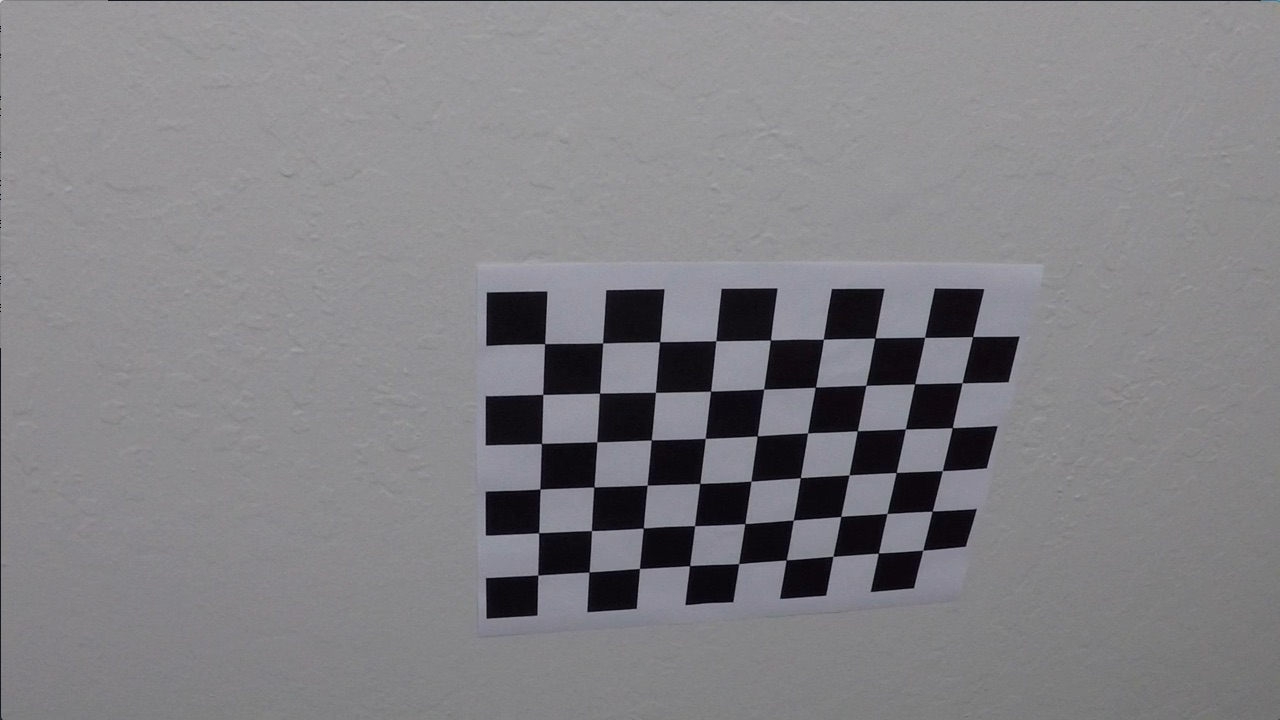
#> input picture camera_cal/calibration10.jpg, 1280 x 720 px; its folder holds only this picture in this run
$ jupyter execute --allow-errors detect_lanes.ipynb   (shell and % lines are left out)   (older library calls are emulated)
#> lines starting #> are read from the running program, lines starting #| are printed output that depends on the picture; after the words box and inside, x2 and y2 are one past the last pixel; in counts of white or black regions, pixels touching at a corner belong together
# Udacity Self-Driving Nanodegree
## Advanced Lane Lines

### Lane Detection Pipeline
1. Camera Calibration
2. Distortion Correction
3. Color Gradient Threshold
4. Perspective Transform

### Dependencies

[cell 1]
import glob
import os
import cv2
import pickle
import numpy as np
import matplotlib.pyplot as plt

### Camera Calibration

[cell 2]
objgrid = np.zeros((9*6, 3), np.float32)
objgrid[:,:2] = np.mgrid[0:9, 0:6].T.reshape(-1, 2)

objpts = [] # 3D points in real-world space
imgpts = [] # 2D points in image plane

images = glob.glob('camera_cal/calibration*.jpg')

grid, axes = plt.subplots(5, 4, figsize=(16, 11))
axes = axes.ravel()

for idx, filename in enumerate(images):
    img = cv2.imread(filename)
#> img is the input picture: shape (720, 1280, 3); mean B, G, R 133.1, 129.4, 130.2
    gray = cv2.cvtColor(img, cv2.COLOR_BGR2GRAY)
    ret, corners = cv2.findChessboardCorners(gray, (9, 6), None)
#> ret = True; corners = 54 rows, first 8: [545.3, 343.1], [602.7, 342.8], [660.1, 341.3], [715.8, 340.7], [770.6, 340], [823.5, 339.2], [874.3, 338.5], [925.1, 337.4]

    if ret == True:
        objpts.append(objgrid)
        imgpts.append(corners)

        detected = cv2.drawChessboardCorners(img, (9, 6), corners, ret)
        # a blank panel means that corners were unable to be detected
        axes[idx].imshow(detected)

### Undistortion

[cell 3]
test_img = cv2.imread('camera_cal/calibration1.jpg')

#> (the rest of this cell did not finish here and is left out)

### Image Thresholding

[cell 4]
def read_img(filename):
#> called with filename = 'test_images/test4.jpg'
    img = cv2.imread(filename)
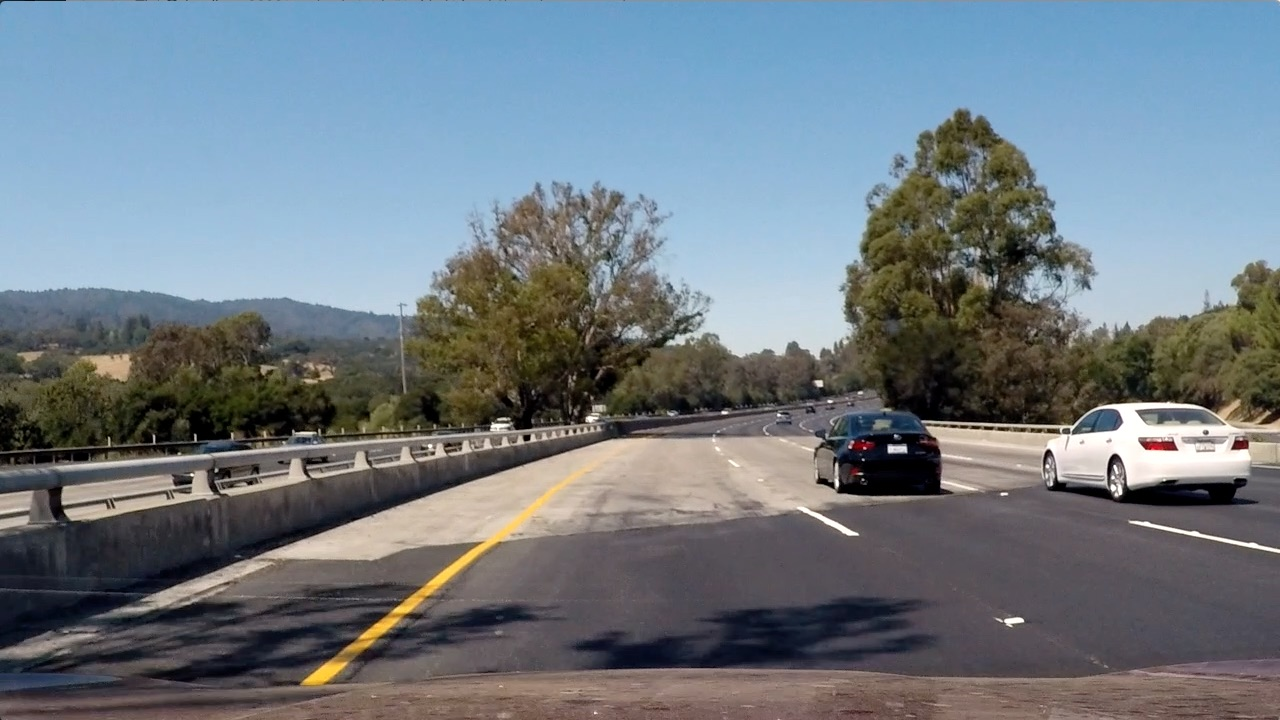
#> input picture test_images/test4.jpg, 1280 x 720 px
#> img is the input picture: shape (720, 1280, 3); mean B, G, R 130.9, 122.7, 112.2
    return cv2.cvtColor(img, cv2.COLOR_BGR2RGB)

def threshold_and_show(img, thresh_fn):
    grid, (axis1, axis2) = plt.subplots(1, 2, figsize=(15, 7))
    axis1.set_title('Original')
    axis1.imshow(img)
    axis2.set_title('Threshold Applied')
    binary = thresh_fn(img)
    axis2.imshow(binary, cmap='gray')

def hls_lthreshold(img, thresh=(240, 255)):
#> called with thresh = (240, 255)
    hls = cv2.cvtColor(img, cv2.COLOR_RGB2HLS)
#> hls: shape (720, 1280, 3); mean of channels 0, 1, 2 80.5, 121.4, 71.8
    l_channel = hls[:, :, 1]
    binary = np.zeros_like(l_channel)
    binary[(l_channel >= thresh[0]) & (l_channel <= thresh[1])] = 1
    return binary

threshold_and_show(read_img('test_images/test4.jpg'), hls_lthreshold)
#> in threshold_and_show, `binary = thresh_fn(img)`:
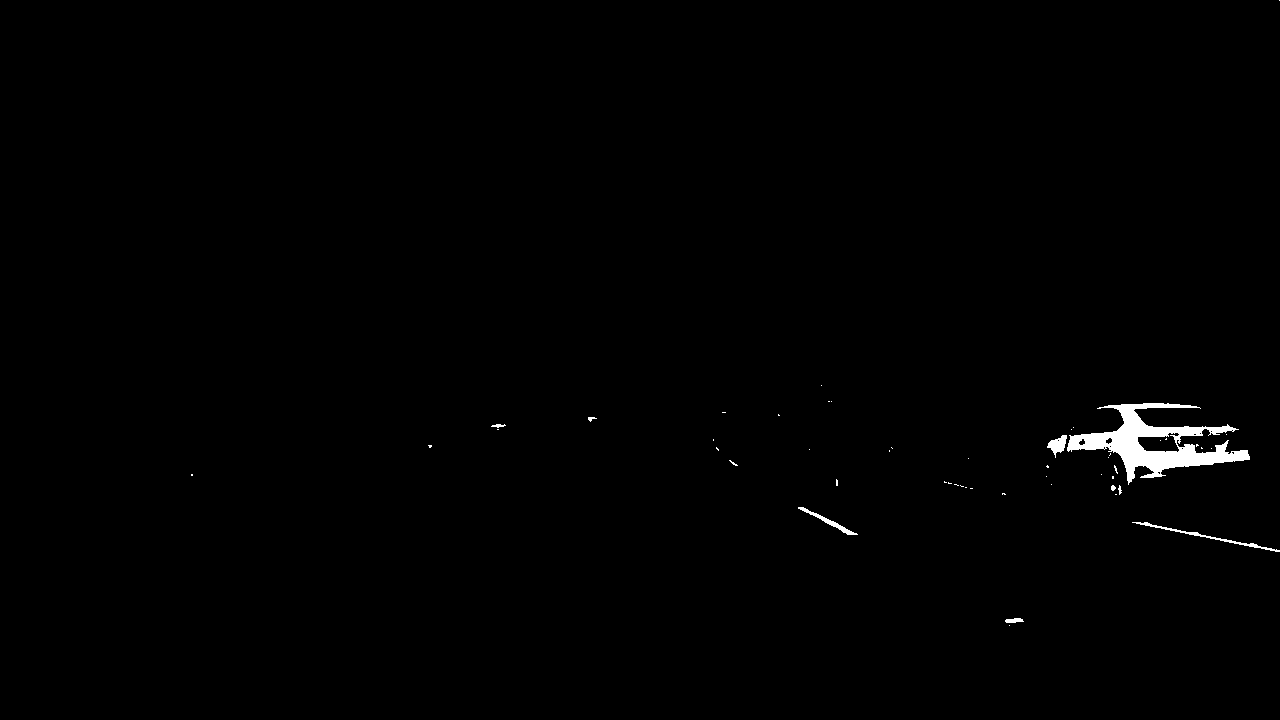
#> binary: shape (720, 1280); values 0 (black) and 1 (white), 0.68% white; 51 white regions (42 under 20 px), largest, box (x1, y1, x2, y2) and area: (1067, 403, 1250, 485) 5076, (1132, 522, 1280, 552) 367, (798, 507, 858, 535) 250

[cell 5]
def lab_bthreshold(img, thresh=(200, 255)):
#> called with thresh = (200, 255)
    lab = cv2.cvtColor(img, cv2.COLOR_RGB2Lab)
#> lab: shape (720, 1280, 3); mean of channels 0, 1, 2 127.9, 127.2, 123
    b_channel = lab[:, :, 2]
    normalized = b_channel * (255 / np.max(b_channel))
    binary = np.zeros_like(normalized)
    binary[((normalized >= thresh[0]) & (normalized <= thresh[1]))] = 1
    return binary

threshold_and_show(read_img('test_images/test4.jpg'), lab_bthreshold)
#> in threshold_and_show (call 2), `binary = thresh_fn(img)`: binary: shape (720, 1280) float64; values 0 (black) and 1 (white), 0.4% white; 2 white regions, box (x1, y1, x2, y2) and area: (303, 473, 580, 687) 3629, (1150, 445, 1165, 449) 43

[cell 6]
def hsv_vthreshold(img, thresh=(220, 255)):
#> called with thresh = (220, 255)
    hsv = cv2.cvtColor(img, cv2.COLOR_RGB2HSV)
#> hsv: shape (720, 1280, 3); mean H, S, V 80.5, 71.4, 140.7
    v_channel = hsv[:, :, 2]
    binary = np.zeros_like(v_channel)
    binary[((v_channel >= thresh[0]) & (v_channel <= thresh[1]))] = 1
    return binary

threshold_and_show(read_img('test_images/test4.jpg'), hsv_vthreshold)
#> in threshold_and_show (call 3), `binary = thresh_fn(img)`: binary: shape (720, 1280); values 0 (black) and 1 (white), 8.7% white; 451 white regions (401 under 20 px), largest, box (x1, y1, x2, y2) and area: (0, 200, 471, 315) 36901, (664, 203, 863, 352) 21779, (939, 402, 1280, 485) 8411

[cell 7]
def luv_lthreshold(img, thresh=(230, 255)):
#> called with thresh = (230, 255)
    luv = cv2.cvtColor(img, cv2.COLOR_RGB2Luv)
#> luv: shape (720, 1280, 3); mean of channels 0, 1, 2 127.4, 93, 127.9
    l_channel = luv[:, :, 0]
    binary = np.zeros_like(l_channel)
    binary[((l_channel >= thresh[0]) & (l_channel <= thresh[1]))] = 1
    return binary

threshold_and_show(read_img('test_images/test4.jpg'), luv_lthreshold)
#> in threshold_and_show (call 4), `binary = thresh_fn(img)`: binary: shape (720, 1280); values 0 (black) and 1 (white), 0.84% white; 78 white regions (67 under 20 px), largest, box (x1, y1, x2, y2) and area: (1046, 402, 1250, 485) 6447, (1131, 521, 1280, 552) 413, (797, 507, 858, 535) 273

[cell 8]
def region_mask(channel):
    height, width = channel.shape[0], channel.shape[1]
    mask_top = int(height * 0.6)
    left,right = int(0.44 * width), int(0.54 * width)
    vertices = np.array([[(0, height), (left, mask_top), (right, mask_top), (width, height)]])

    mask = np.zeros_like(channel).astype(np.uint8)
    cv2.fillPoly(mask, vertices, 1)
    masked_image = cv2.bitwise_and(channel, mask)
    return masked_image

def gradient_threshold(img, thresh=(30, 100)):
#> called with thresh = (30, 100)
    img = cv2.cvtColor(img, cv2.COLOR_RGB2HLS)
    s_channel = np.float64(img[:, :, 2])
    sobelx = cv2.Sobel(s_channel, cv2.CV_64F, 1, 0, ksize=3)
    abs_sobelx = np.absolute(sobelx)
    scaled_sobel = np.uint(255 * abs_sobelx / np.max(abs_sobelx))
    binary = np.zeros_like(scaled_sobel)
    binary[(scaled_sobel >= thresh[0]) & (scaled_sobel <= thresh[1])] = 1
    return region_mask(binary.astype(np.uint8))
#> in region_mask, `cv2.fillPoly(mask, vertices, 1)`: mask: shape (720, 1280); values 0 (black) and 1 (white), 22% white; 1 white region, box (x1, y1, x2, y2) and area: (1, 432, 1279, 720) 202895
#> in region_mask, `masked_image = cv2.bitwise_and(channel, mask)`: channel: shape (720, 1280); values 0 (black) and 1 (white), 3.7% white in thin lines or dots

threshold_and_show(read_img('test_images/test4.jpg'), gradient_threshold)
#> in threshold_and_show (call 5), `binary = thresh_fn(img)`: binary: shape (720, 1280); values 0 (black) and 1 (white), 0.3% white in thin lines or dots, all inside (x1, y1, x2, y2) = (160, 432, 1025, 715)

[cell 9]
def apply_threshold(img):
    l_binary = hls_lthreshold(img)
    b_binary = lab_bthreshold(img)
    luv_binary = luv_lthreshold(img)
    combined = np.zeros_like(l_binary)
    combined[(l_binary == 1) | (b_binary == 1) | (luv_binary == 1)] = 1
    return combined

threshold_and_show(read_img('test_images/test4.jpg'), apply_threshold)
#> in threshold_and_show (call 6), `binary = thresh_fn(img)`: binary: shape (720, 1280); values 0 (black) and 1 (white), 1.2% white; 80 white regions (67 under 20 px), largest, box (x1, y1, x2, y2) and area: (1046, 402, 1250, 485) 6447, (303, 473, 580, 687) 3629, (1131, 521, 1280, 552) 413
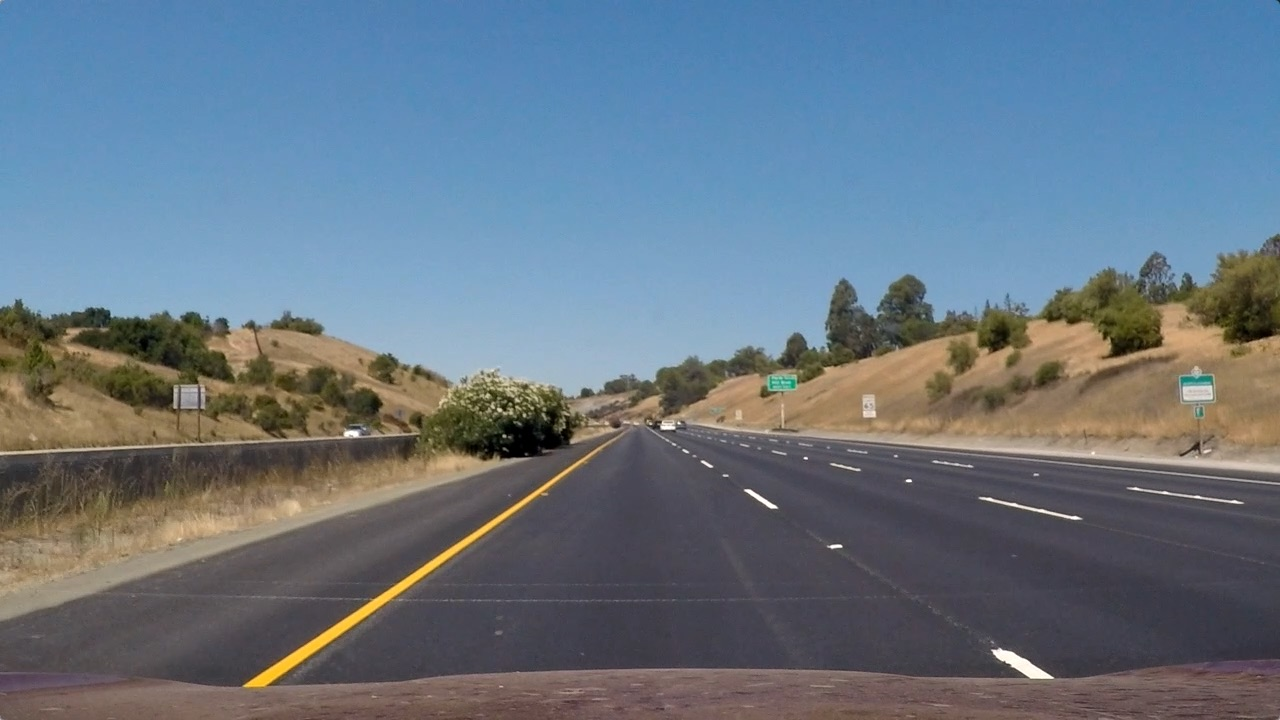
#> input picture test_images/straight_lines1.jpg, 1280 x 720 px
#> in read_img, img is the input picture: shape (720, 1280, 3); mean B, G, R 131.2, 117.7, 103.2

### Perspective Transform

[cell 10]
src = [(575, 464), (707, 464), (258, 682), (1049, 682)]
def top_perspective(img):
    height, width = img.shape[0], img.shape[1]
#> height = 720; width = 1280
    dst = [(450, 0), (width - 450, 0), (450, height), (width - 450, height)]

    M = cv2.getPerspectiveTransform(np.float32(src), np.float32(dst))
    Minv = cv2.getPerspectiveTransform(np.float32(dst), np.float32(src))

    warped = cv2.warpPerspective(img, M, (width, height))
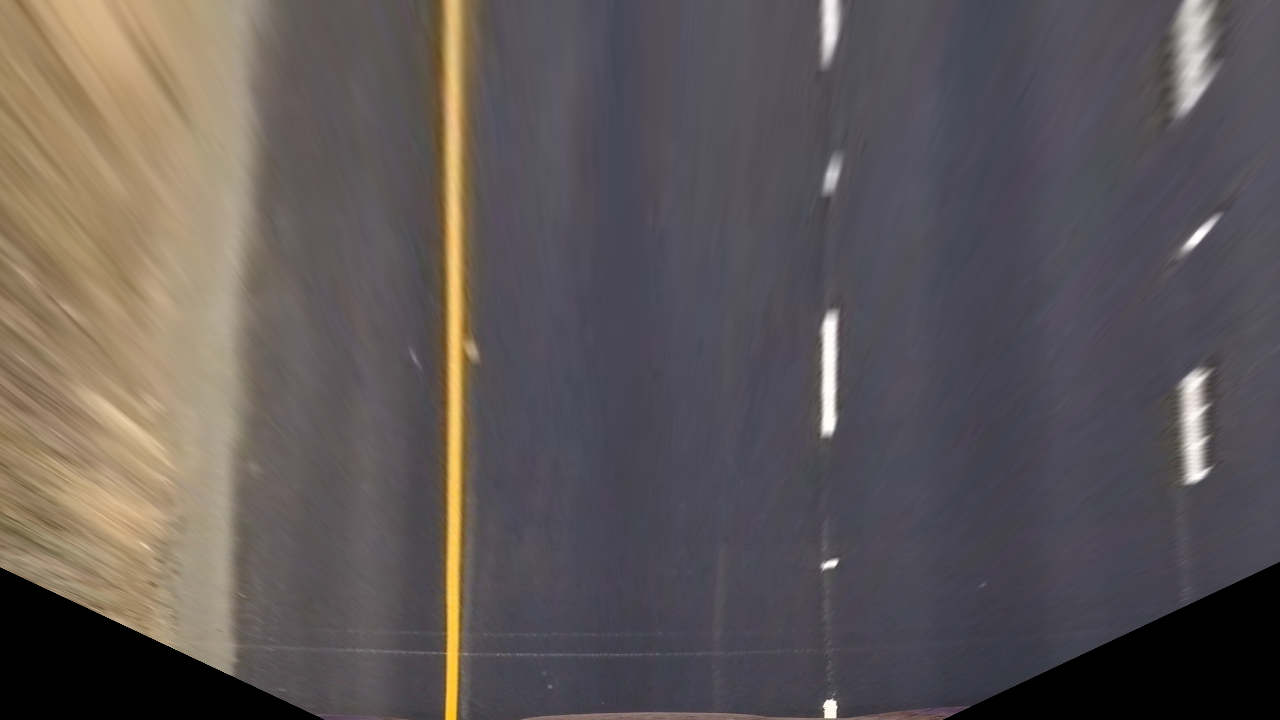
#> warped: shape (720, 1280, 3); mean R, G, B 94.2, 87.4, 86.9
    return warped, Minv

test_img = read_img('test_images/straight_lines1.jpg')
transformed, Minv = top_perspective(test_img)
#> Minv = [[0.347, -0.739, 418.7], [0, -0.486, 464], [0, -0.00116, 1]]

grid, (axis1, axis2) = plt.subplots(1, 2, figsize=(15, 7))

x = [src[0][0], src[2][0], src[3][0], src[1][0], src[0][0]]
#> x = [575, 258, 1049, 707, 575]
y = [src[0][1], src[2][1], src[3][1], src[1][1], src[0][1]]
#> y = [464, 682, 682, 464, 464]

axis1.plot(x, y, color='#ff0000')
axis1.set_title('Original')
axis1.imshow(test_img)
axis2.set_title('Transformed Perspective')
axis2.imshow(transformed)

cv2.imwrite('./examples/warped_straight_lines.jpg', transformed)
#> Out = True
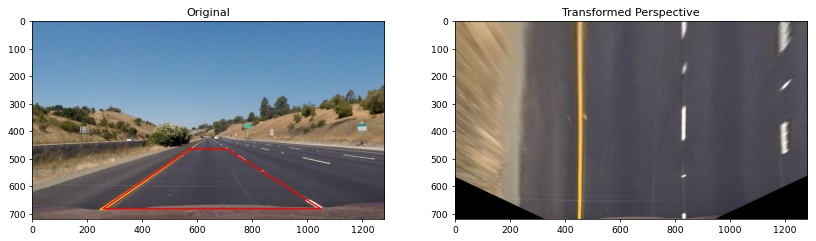
#> figure drawn by matplotlib, 2 panels
